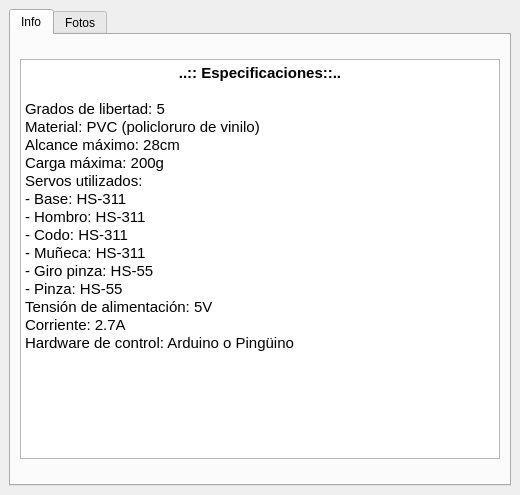
<?xml version="1.0" encoding="UTF-8"?>
<ui version="4.0">
 <class>acerca</class>
 <widget class="QWidget" name="acerca">
  <property name="geometry">
   <rect>
    <x>0</x>
    <y>0</y>
    <width>520</width>
    <height>495</height>
   </rect>
  </property>
  <property name="sizePolicy">
   <sizepolicy hsizetype="Fixed" vsizetype="Fixed">
    <horstretch>0</horstretch>
    <verstretch>0</verstretch>
   </sizepolicy>
  </property>
  <property name="minimumSize">
   <size>
    <width>520</width>
    <height>495</height>
   </size>
  </property>
  <property name="maximumSize">
   <size>
    <width>522</width>
    <height>496</height>
   </size>
  </property>
  <property name="windowTitle">
   <string>Acerca del Brazo Robot</string>
  </property>
  <widget class="QTabWidget" name="tabWidget">
   <property name="geometry">
    <rect>
     <x>9</x>
     <y>9</y>
     <width>502</width>
     <height>477</height>
    </rect>
   </property>
   <property name="tabPosition">
    <enum>QTabWidget::North</enum>
   </property>
   <property name="tabShape">
    <enum>QTabWidget::Rounded</enum>
   </property>
   <property name="currentIndex">
    <number>0</number>
   </property>
   <widget class="QWidget" name="info">
    <property name="minimumSize">
     <size>
      <width>0</width>
      <height>336</height>
     </size>
    </property>
    <attribute name="title">
     <string>Info</string>
    </attribute>
    <layout class="QGridLayout" name="gridLayout_3">
     <item row="0" column="0">
      <layout class="QVBoxLayout" name="verticalLayout_2">
       <item>
        <widget class="QTextBrowser" name="textBrowser">
         <property name="minimumSize">
          <size>
           <width>480</width>
           <height>400</height>
          </size>
         </property>
         <property name="maximumSize">
          <size>
           <width>480</width>
           <height>400</height>
          </size>
         </property>
         <property name="html">
          <string>&lt;!DOCTYPE HTML PUBLIC &quot;-//W3C//DTD HTML 4.0//EN&quot; &quot;http://www.w3.org/TR/REC-html40/strict.dtd&quot;&gt;
&lt;html&gt;&lt;head&gt;&lt;meta name=&quot;qrichtext&quot; content=&quot;1&quot; /&gt;&lt;style type=&quot;text/css&quot;&gt;
p, li { white-space: pre-wrap; }
&lt;/style&gt;&lt;/head&gt;&lt;body style=&quot; font-family:'Ubuntu'; font-size:10pt; font-weight:200; font-style:normal;&quot;&gt;
&lt;p align=&quot;center&quot; style=&quot; margin-top:0px; margin-bottom:0px; margin-left:0px; margin-right:0px; -qt-block-indent:0; text-indent:0px;&quot;&gt;&lt;span style=&quot; font-size:11pt; font-weight:600;&quot;&gt;..:: Especificaciones::..&lt;/span&gt;&lt;/p&gt;
&lt;p align=&quot;center&quot; style=&quot;-qt-paragraph-type:empty; margin-top:0px; margin-bottom:0px; margin-left:0px; margin-right:0px; -qt-block-indent:0; text-indent:0px; font-size:11pt; font-weight:600;&quot;&gt;&lt;br /&gt;&lt;/p&gt;
&lt;p style=&quot; margin-top:0px; margin-bottom:0px; margin-left:0px; margin-right:0px; -qt-block-indent:0; text-indent:0px;&quot;&gt;&lt;span style=&quot; font-size:11pt; font-weight:400;&quot;&gt;Grados de libertad: 5&lt;/span&gt;&lt;/p&gt;
&lt;p style=&quot; margin-top:0px; margin-bottom:0px; margin-left:0px; margin-right:0px; -qt-block-indent:0; text-indent:0px;&quot;&gt;&lt;span style=&quot; font-size:11pt; font-weight:400;&quot;&gt;Material: PVC (policloruro de vinilo)&lt;/span&gt;&lt;/p&gt;
&lt;p style=&quot; margin-top:0px; margin-bottom:0px; margin-left:0px; margin-right:0px; -qt-block-indent:0; text-indent:0px;&quot;&gt;&lt;span style=&quot; font-size:11pt; font-weight:400;&quot;&gt;Alcance máximo: 28cm&lt;/span&gt;&lt;/p&gt;
&lt;p style=&quot; margin-top:0px; margin-bottom:0px; margin-left:0px; margin-right:0px; -qt-block-indent:0; text-indent:0px;&quot;&gt;&lt;span style=&quot; font-size:11pt; font-weight:400;&quot;&gt;Carga máxima: 200g&lt;/span&gt;&lt;/p&gt;
&lt;p style=&quot; margin-top:0px; margin-bottom:0px; margin-left:0px; margin-right:0px; -qt-block-indent:0; text-indent:0px;&quot;&gt;&lt;span style=&quot; font-size:11pt; font-weight:400;&quot;&gt;Servos utilizados:&lt;/span&gt;&lt;/p&gt;
&lt;p style=&quot; margin-top:0px; margin-bottom:0px; margin-left:0px; margin-right:0px; -qt-block-indent:0; text-indent:0px;&quot;&gt;&lt;span style=&quot; font-size:11pt; font-weight:400;&quot;&gt;- Base: HS-311&lt;/span&gt;&lt;/p&gt;
&lt;p style=&quot; margin-top:0px; margin-bottom:0px; margin-left:0px; margin-right:0px; -qt-block-indent:0; text-indent:0px;&quot;&gt;&lt;span style=&quot; font-size:11pt; font-weight:400;&quot;&gt;- Hombro: HS-311&lt;/span&gt;&lt;/p&gt;
&lt;p style=&quot; margin-top:0px; margin-bottom:0px; margin-left:0px; margin-right:0px; -qt-block-indent:0; text-indent:0px;&quot;&gt;&lt;span style=&quot; font-size:11pt; font-weight:400;&quot;&gt;- Codo: HS-311&lt;/span&gt;&lt;/p&gt;
&lt;p style=&quot; margin-top:0px; margin-bottom:0px; margin-left:0px; margin-right:0px; -qt-block-indent:0; text-indent:0px;&quot;&gt;&lt;span style=&quot; font-size:11pt; font-weight:400;&quot;&gt;- Muñeca: HS-311&lt;/span&gt;&lt;/p&gt;
&lt;p style=&quot; margin-top:0px; margin-bottom:0px; margin-left:0px; margin-right:0px; -qt-block-indent:0; text-indent:0px;&quot;&gt;&lt;span style=&quot; font-size:11pt; font-weight:400;&quot;&gt;- Giro pinza: HS-55&lt;/span&gt;&lt;/p&gt;
&lt;p style=&quot; margin-top:0px; margin-bottom:0px; margin-left:0px; margin-right:0px; -qt-block-indent:0; text-indent:0px;&quot;&gt;&lt;span style=&quot; font-size:11pt; font-weight:400;&quot;&gt;- Pinza: HS-55&lt;/span&gt;&lt;/p&gt;
&lt;p style=&quot; margin-top:0px; margin-bottom:0px; margin-left:0px; margin-right:0px; -qt-block-indent:0; text-indent:0px;&quot;&gt;&lt;span style=&quot; font-size:11pt; font-weight:400;&quot;&gt;Tensión de alimentación: 5V&lt;/span&gt;&lt;/p&gt;
&lt;p style=&quot; margin-top:0px; margin-bottom:0px; margin-left:0px; margin-right:0px; -qt-block-indent:0; text-indent:0px;&quot;&gt;&lt;span style=&quot; font-size:11pt; font-weight:400;&quot;&gt;Corriente: 2.7A&lt;/span&gt;&lt;/p&gt;
&lt;p style=&quot; margin-top:0px; margin-bottom:0px; margin-left:0px; margin-right:0px; -qt-block-indent:0; text-indent:0px;&quot;&gt;&lt;span style=&quot; font-size:11pt; font-weight:400;&quot;&gt;Hardware de control: Arduino o Pingüino&lt;/span&gt;&lt;/p&gt;&lt;/body&gt;&lt;/html&gt;</string>
         </property>
        </widget>
       </item>
      </layout>
     </item>
    </layout>
   </widget>
   <widget class="QWidget" name="fotos">
    <attribute name="title">
     <string>Fotos</string>
    </attribute>
    <layout class="QGridLayout" name="gridLayout_2">
     <item row="0" column="0">
      <layout class="QVBoxLayout" name="verticalLayout">
       <item>
        <layout class="QHBoxLayout" name="horizontalLayout">
         <item>
          <widget class="QPushButton" name="pushButton">
           <property name="text">
            <string>&lt; Anterior</string>
           </property>
          </widget>
         </item>
         <item>
          <spacer name="horizontalSpacer">
           <property name="orientation">
            <enum>Qt::Horizontal</enum>
           </property>
           <property name="sizeHint" stdset="0">
            <size>
             <width>40</width>
             <height>20</height>
            </size>
           </property>
          </spacer>
         </item>
         <item>
          <widget class="QPushButton" name="pushButton_2">
           <property name="text">
            <string>Siguiente &gt;</string>
           </property>
          </widget>
         </item>
        </layout>
       </item>
      </layout>
     </item>
     <item row="1" column="0">
      <widget class="QLabel" name="label">
       <property name="minimumSize">
        <size>
         <width>478</width>
         <height>389</height>
        </size>
       </property>
       <property name="maximumSize">
        <size>
         <width>478</width>
         <height>389</height>
        </size>
       </property>
       <property name="frameShape">
        <enum>QFrame::Panel</enum>
       </property>
       <property name="frameShadow">
        <enum>QFrame::Plain</enum>
       </property>
       <property name="lineWidth">
        <number>0</number>
       </property>
       <property name="midLineWidth">
        <number>0</number>
       </property>
       <property name="text">
        <string/>
       </property>
       <property name="scaledContents">
        <bool>false</bool>
       </property>
       <property name="alignment">
        <set>Qt::AlignCenter</set>
       </property>
       <property name="wordWrap">
        <bool>false</bool>
       </property>
       <property name="margin">
        <number>0</number>
       </property>
       <property name="indent">
        <number>0</number>
       </property>
      </widget>
     </item>
    </layout>
   </widget>
  </widget>
 </widget>
 <resources/>
 <connections/>
</ui>
